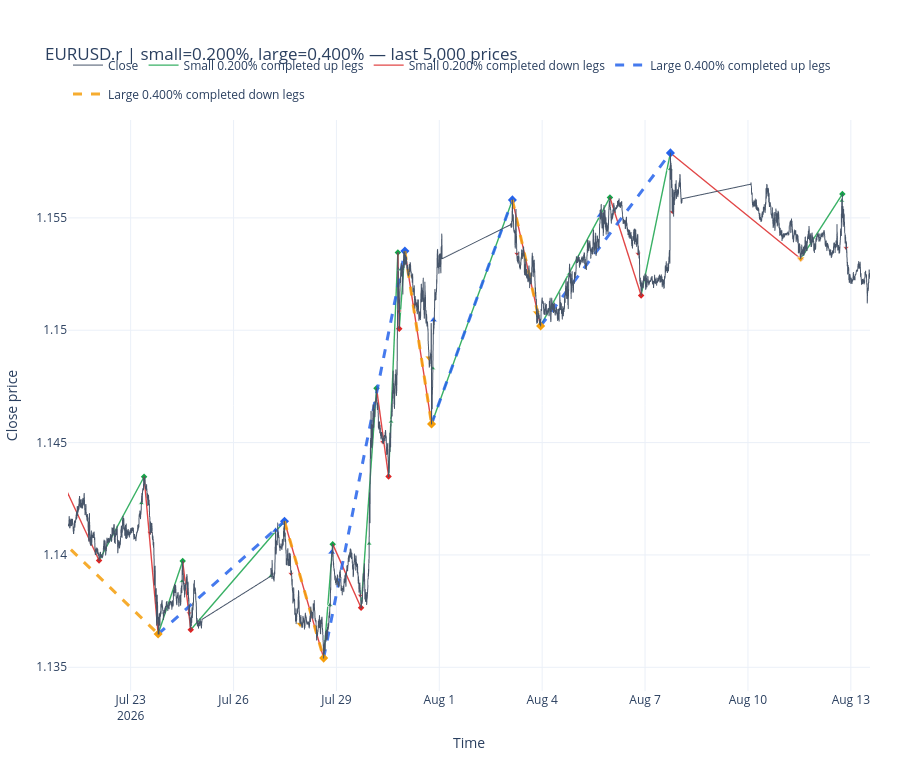

Write notebook code for a chart like this one.
### Markdown cell above
## Overlay both completed-event ledgers

Color and line style encode both scale and direction:

- small up: green solid; small down: red solid;
- large up: blue dashed; large down: orange dashed.

Large legs are thicker. Triangles mark the new live direction at confirmation; diamonds are retrospective ending extremes.

### Code cell
event_fig = plot_two_threshold_directional_change(
    prices=prices,
    small_events=small_events,
    large_events=large_events,
    small_theta=SMALL_THETA,
    large_theta=LARGE_THETA,
    n_prices=N_PRICES,
    title=f"{SYMBOL} | small={SMALL_THETA:.3%}, large={LARGE_THETA:.3%}",
)
event_fig.show()

### Figure 1 — Plotly figure (JSON) as saved in the notebook; plotly's stock layout.template omitted (floating-point values rounded to 4 significant figures; data arrays with more than 128 entries replaced by an {"elided": "..."} marker saying what was removed)
{"data": [{"hovertemplate": "time=%{x}<br>close=%{y:.5f}<extra></extra>", "line": {"color": "#475569", "width": 1.0}, "mode": "lines", "name": "Close", "x": {"elided": "5000 str values"}, "y": {"elided": "5000 float values"}, "type": "scattergl"}, {"hoverinfo": "skip", "legendgroup": "small_up", "line": {"color": "#16a34a", "dash": "solid", "width": 1.4}, "mode": "lines", "name": "Small 0.200% completed up legs", "opacity": 0.85, "x": ["2026-07-22T01:55:00+02:00", "2026-07-23T09:25:00+02:00", null, "2026-07-23T19:15:00+02:00", "2026-07-24T12:25:00+02:00", null, "2026-07-24T18:05:00+02:00", "2026-07-27T11:40:00+02:00", null, "2026-07-28T15:05:00+02:00", "2026-07-28T21:25:00+02:00", null, "2026-07-29T17:15:00+02:00", "2026-07-30T04:05:00+02:00", null, "2026-07-30T12:30:00+02:00", "2026-07-30T19:00:00+02:00", null, "2026-07-30T20:00:00+02:00", "2026-07-30T23:55:00+02:00", null, "2026-07-31T18:35:00+02:00", "2026-08-03T03:10:00+02:00", null, "2026-08-03T22:55:00+02:00", "2026-08-05T23:25:00+02:00", null, "2026-08-06T21:15:00+02:00", "2026-08-07T17:45:00+02:00", null, "2026-08-11T12:55:00+02:00", "2026-08-12T18:05:00+02:00", null], "y": [1.14, 1.143, null, 1.136, 1.14, null, 1.137, 1.141, null, 1.135, 1.14, null, 1.138, 1.147, null, 1.143, 1.153, null, 1.15, 1.154, null, 1.146, 1.156, null, 1.15, 1.156, null, 1.152, 1.158, null, 1.153, 1.156, null], "type": "scatter"}, {"customdata": [["S2276", 1.636, 378, 8.658e-06, "2026-07-23T13:35:00+02:00"], ["S2278", 1.43, 206, 1.388e-05, "2026-07-24T16:55:00+02:00"], ["S2280", 2.125, 211, 2.014e-05, "2026-07-27T16:10:00+02:00"], ["S2282", 2.233, 76, 5.875e-05, "2026-07-29T16:40:00+02:00"], ["S2284", 4.294, 129, 6.657e-05, "2026-07-30T08:15:00+02:00"], ["S2286", 4.359, 78, 0.0001118, "2026-07-30T19:50:00+02:00"], ["S2288", 1.5, 47, 6.383e-05, "2026-07-31T06:45:00+02:00"], ["S2290", 4.351, 103, 8.448e-05, "2026-08-03T06:15:00+02:00"], ["S2292", 2.487, 581, 8.56e-06, "2026-08-06T19:05:00+02:00"], ["S2294", 2.753, 245, 2.247e-05, "2026-08-07T19:00:00+02:00"], ["S2296", 1.249, 350, 7.136e-06, "2026-08-12T20:40:00+02:00"]], "hovertemplate": "Small up ending EXT<br>time=%{x}<br>price=%{y:.5f}<br>event=%{customdata[0]}<br>TMV=%{customdata[1]:.4f}<br>T=%{customdata[2]} bars<br>R=%{customdata[3]:.3e}<br>known at=%{customdata[4]}<extra></extra>", "legendgroup": "small_up", "marker": {"color": "#16a34a", "size": 5, "symbol": "diamond"}, "mode": "markers", "name": "Small up ending EXT", "showlegend": false, "x": ["2026-07-23T09:25:00.000000", "2026-07-24T12:25:00.000000", "2026-07-27T11:40:00.000000", "2026-07-28T21:25:00.000000", "2026-07-30T04:05:00.000000", "2026-07-30T19:00:00.000000", "2026-07-30T23:55:00.000000", "2026-08-03T03:10:00.000000", "2026-08-05T23:25:00.000000", "2026-08-07T17:45:00.000000", "2026-08-12T18:05:00.000000"], "y": [1.143, 1.14, 1.141, 1.14, 1.147, 1.153, 1.154, 1.156, 1.156, 1.158, 1.156], "type": "scatter"}, {"customdata": [["S2276", 1.636, 378, 8.658e-06, "2026-07-23T09:25:00+02:00"], ["S2278", 1.43, 206, 1.388e-05, "2026-07-24T12:25:00+02:00"], ["S2280", 2.125, 211, 2.014e-05, "2026-07-27T11:40:00+02:00"], ["S2282", 2.233, 76, 5.875e-05, "2026-07-28T21:25:00+02:00"], ["S2284", 4.294, 129, 6.657e-05, "2026-07-30T04:05:00+02:00"], ["S2286", 4.359, 78, 0.0001118, "2026-07-30T19:00:00+02:00"], ["S2288", 1.5, 47, 6.383e-05, "2026-07-30T23:55:00+02:00"], ["S2290", 4.351, 103, 8.448e-05, "2026-08-03T03:10:00+02:00"], ["S2292", 2.487, 581, 8.56e-06, "2026-08-05T23:25:00+02:00"], ["S2294", 2.753, 245, 2.247e-05, "2026-08-07T17:45:00+02:00"], ["S2296", 1.249, 350, 7.136e-06, "2026-08-12T18:05:00+02:00"]], "hovertemplate": "Small down DCC<br>time=%{x}<br>price=%{y:.5f}<br>completed event=%{customdata[0]}<br>TMV=%{customdata[1]:.4f}<br>T=%{customdata[2]} bars<br>R=%{customdata[3]:.3e}<br>confirmed EXT time=%{customdata[4]}<extra></extra>", "legendgroup": "small_down", "marker": {"color": "#dc2626", "line": {"color": "white", "width": 0.75}, "size": 5, "symbol": "triangle-down"}, "mode": "markers", "name": "Small down DCC", "showlegend": false, "x": ["2026-07-23T13:35:00.000000", "2026-07-24T16:55:00.000000", "2026-07-27T16:10:00.000000", "2026-07-29T16:40:00.000000", "2026-07-30T08:15:00.000000", "2026-07-30T19:50:00.000000", "2026-07-31T06:45:00.000000", "2026-08-03T06:15:00.000000", "2026-08-06T19:05:00.000000", "2026-08-07T19:00:00.000000", "2026-08-12T20:40:00.000000"], "y": [1.141, 1.137, 1.139, 1.138, 1.145, 1.151, 1.151, 1.153, 1.153, 1.155, 1.154], "type": "scatter"}, {"hoverinfo": "skip", "legendgroup": "small_down", "line": {"color": "#dc2626", "dash": "solid", "width": 1.4}, "mode": "lines", "name": "Small 0.200% completed down legs", "opacity": 0.85, "x": ["2026-07-20T12:30:00+02:00", "2026-07-22T01:55:00+02:00", null, "2026-07-23T09:25:00+02:00", "2026-07-23T19:15:00+02:00", null, "2026-07-24T12:25:00+02:00", "2026-07-24T18:05:00+02:00", null, "2026-07-27T11:40:00+02:00", "2026-07-28T15:05:00+02:00", null, "2026-07-28T21:25:00+02:00", "2026-07-29T17:15:00+02:00", null, "2026-07-30T04:05:00+02:00", "2026-07-30T12:30:00+02:00", null, "2026-07-30T19:00:00+02:00", "2026-07-30T20:00:00+02:00", null, "2026-07-30T23:55:00+02:00", "2026-07-31T18:35:00+02:00", null, "2026-08-03T03:10:00+02:00", "2026-08-03T22:55:00+02:00", null, "2026-08-05T23:25:00+02:00", "2026-08-06T21:15:00+02:00", null, "2026-08-07T17:45:00+02:00", "2026-08-11T12:55:00+02:00", null], "y": [1.145, 1.14, null, 1.143, 1.136, null, 1.14, 1.137, null, 1.141, 1.135, null, 1.14, 1.138, null, 1.147, 1.143, null, 1.153, 1.15, null, 1.154, 1.146, null, 1.156, 1.15, null, 1.156, 1.152, null, 1.158, 1.153, null], "type": "scatter"}, {"customdata": [["S2275", 2.24, 449, 9.98e-06, "2026-07-23T07:30:00+02:00"], ["S2277", 3.061, 118, 5.188e-05, "2026-07-24T12:00:00+02:00"], ["S2279", 1.342, 68, 3.948e-05, "2026-07-27T02:00:00+02:00"], ["S2281", 2.668, 329, 1.622e-05, "2026-07-28T19:25:00+02:00"], ["S2283", 1.241, 237, 1.047e-05, "2026-07-29T22:55:00+02:00"], ["S2285", 1.713, 101, 3.391e-05, "2026-07-30T14:15:00+02:00"], ["S2287", 1.469, 12, 0.0002449, "2026-07-30T21:00:00+02:00"], ["S2289", 3.333, 224, 2.976e-05, "2026-07-31T19:30:00+02:00"], ["S2291", 2.427, 237, 2.048e-05, "2026-08-04T19:00:00+02:00"], ["S2293", 1.886, 261, 1.445e-05, "2026-08-07T17:30:00+02:00"], ["S2295", 2.034, 515, 7.899e-06, "2026-08-12T17:40:00+02:00"]], "hovertemplate": "Small down ending EXT<br>time=%{x}<br>price=%{y:.5f}<br>event=%{customdata[0]}<br>TMV=%{customdata[1]:.4f}<br>T=%{customdata[2]} bars<br>R=%{customdata[3]:.3e}<br>known at=%{customdata[4]}<extra></extra>", "legendgroup": "small_down", "marker": {"color": "#dc2626", "size": 5, "symbol": "diamond"}, "mode": "markers", "name": "Small down ending EXT", "showlegend": false, "x": ["2026-07-22T01:55:00.000000", "2026-07-23T19:15:00.000000", "2026-07-24T18:05:00.000000", "2026-07-28T15:05:00.000000", "2026-07-29T17:15:00.000000", "2026-07-30T12:30:00.000000", "2026-07-30T20:00:00.000000", "2026-07-31T18:35:00.000000", "2026-08-03T22:55:00.000000", "2026-08-06T21:15:00.000000", "2026-08-11T12:55:00.000000"], "y": [1.14, 1.136, 1.137, 1.135, 1.138, 1.143, 1.15, 1.146, 1.15, 1.152, 1.153], "type": "scatter"}, {"customdata": [["S2275", 2.24, 449, 9.98e-06, "2026-07-22T01:55:00+02:00"], ["S2277", 3.061, 118, 5.188e-05, "2026-07-23T19:15:00+02:00"], ["S2279", 1.342, 68, 3.948e-05, "2026-07-24T18:05:00+02:00"], ["S2281", 2.668, 329, 1.622e-05, "2026-07-28T15:05:00+02:00"], ["S2283", 1.241, 237, 1.047e-05, "2026-07-29T17:15:00+02:00"], ["S2285", 1.713, 101, 3.391e-05, "2026-07-30T12:30:00+02:00"], ["S2287", 1.469, 12, 0.0002449, "2026-07-30T20:00:00+02:00"], ["S2289", 3.333, 224, 2.976e-05, "2026-07-31T18:35:00+02:00"], ["S2291", 2.427, 237, 2.048e-05, "2026-08-03T22:55:00+02:00"], ["S2293", 1.886, 261, 1.445e-05, "2026-08-06T21:15:00+02:00"], ["S2295", 2.034, 515, 7.899e-06, "2026-08-11T12:55:00+02:00"]], "hovertemplate": "Small up DCC<br>time=%{x}<br>price=%{y:.5f}<br>completed event=%{customdata[0]}<br>TMV=%{customdata[1]:.4f}<br>T=%{customdata[2]} bars<br>R=%{customdata[3]:.3e}<br>confirmed EXT time=%{customdata[4]}<extra></extra>", "legendgroup": "small_up", "marker": {"color": "#16a34a", "line": {"color": "white", "width": 0.75}, "size": 5, "symbol": "triangle-up"}, "mode": "markers", "name": "Small up DCC", "showlegend": false, "x": ["2026-07-23T07:30:00.000000", "2026-07-24T12:00:00.000000", "2026-07-27T02:00:00.000000", "2026-07-28T19:25:00.000000", "2026-07-29T22:55:00.000000", "2026-07-30T14:15:00.000000", "2026-07-30T21:00:00.000000", "2026-07-31T19:30:00.000000", "2026-08-04T19:00:00.000000", "2026-08-07T17:30:00.000000", "2026-08-12T17:40:00.000000"], "y": [1.142, 1.139, 1.139, 1.138, 1.141, 1.146, 1.153, 1.148, 1.153, 1.157, 1.156], "type": "scatter"}, {"hoverinfo": "skip", "legendgroup": "large_up", "line": {"color": "#2563eb", "dash": "dash", "width": 3.0}, "mode": "lines", "name": "Large 0.400% completed up legs", "opacity": 0.85, "x": ["2026-07-23T19:15:00+02:00", "2026-07-27T11:40:00+02:00", null, "2026-07-28T15:05:00+02:00", "2026-07-30T23:55:00+02:00", null, "2026-07-31T18:35:00+02:00", "2026-08-03T03:10:00+02:00", null, "2026-08-03T22:55:00+02:00", "2026-08-07T17:45:00+02:00", null], "y": [1.136, 1.141, null, 1.135, 1.154, null, 1.146, 1.156, null, 1.15, 1.158, null], "type": "scatter"}, {"customdata": [["L718", 1.104, 485, 9.108e-06, "2026-07-27T22:35:00+02:00"], ["L720", 3.988, 680, 2.346e-05, "2026-07-31T16:45:00+02:00"], ["L722", 2.175, 103, 8.448e-05, "2026-08-03T20:00:00+02:00"], ["L724", 1.674, 1087, 6.159e-06, "2026-08-11T12:55:00+02:00"]], "hovertemplate": "Large up ending EXT<br>time=%{x}<br>price=%{y:.5f}<br>event=%{customdata[0]}<br>TMV=%{customdata[1]:.4f}<br>T=%{customdata[2]} bars<br>R=%{customdata[3]:.3e}<br>known at=%{customdata[4]}<extra></extra>", "legendgroup": "large_up", "marker": {"color": "#2563eb", "size": 7, "symbol": "diamond"}, "mode": "markers", "name": "Large up ending EXT", "showlegend": false, "x": ["2026-07-27T11:40:00.000000", "2026-07-30T23:55:00.000000", "2026-08-03T03:10:00.000000", "2026-08-07T17:45:00.000000"], "y": [1.141, 1.154, 1.156, 1.158], "type": "scatter"}, {"customdata": [["L718", 1.104, 485, 9.108e-06, "2026-07-27T11:40:00+02:00"], ["L720", 3.988, 680, 2.346e-05, "2026-07-30T23:55:00+02:00"], ["L722", 2.175, 103, 8.448e-05, "2026-08-03T03:10:00+02:00"], ["L724", 1.674, 1087, 6.159e-06, "2026-08-07T17:45:00+02:00"]], "hovertemplate": "Large down DCC<br>time=%{x}<br>price=%{y:.5f}<br>completed event=%{customdata[0]}<br>TMV=%{customdata[1]:.4f}<br>T=%{customdata[2]} bars<br>R=%{customdata[3]:.3e}<br>confirmed EXT time=%{customdata[4]}<extra></extra>", "legendgroup": "large_down", "marker": {"color": "#f59e0b", "line": {"color": "white", "width": 0.75}, "size": 7, "symbol": "triangle-down"}, "mode": "markers", "name": "Large down DCC", "showlegend": false, "x": ["2026-07-27T22:35:00.000000", "2026-07-31T16:45:00.000000", "2026-08-03T20:00:00.000000", "2026-08-11T12:55:00.000000"], "y": [1.137, 1.149, 1.151, 1.153], "type": "scatter"}, {"hoverinfo": "skip", "legendgroup": "large_down", "line": {"color": "#f59e0b", "dash": "dash", "width": 3.0}, "mode": "lines", "name": "Large 0.400% completed down legs", "opacity": 0.85, "x": ["2026-07-15T23:30:00+02:00", "2026-07-23T19:15:00+02:00", null, "2026-07-27T11:40:00+02:00", "2026-07-28T15:05:00+02:00", null, "2026-07-30T23:55:00+02:00", "2026-07-31T18:35:00+02:00", null, "2026-08-03T03:10:00+02:00", "2026-08-03T22:55:00+02:00", null], "y": [1.148, 1.136, null, 1.141, 1.135, null, 1.154, 1.146, null, 1.156, 1.15, null], "type": "scatter"}, {"customdata": [["L717", 2.517, 1675, 6.012e-06, "2026-07-27T05:25:00+02:00"], ["L719", 1.334, 329, 1.622e-05, "2026-07-28T20:40:00+02:00"], ["L721", 1.667, 224, 2.976e-05, "2026-07-31T19:55:00+02:00"], ["L723", 1.213, 237, 2.048e-05, "2026-08-05T16:30:00+02:00"]], "hovertemplate": "Large down ending EXT<br>time=%{x}<br>price=%{y:.5f}<br>event=%{customdata[0]}<br>TMV=%{customdata[1]:.4f}<br>T=%{customdata[2]} bars<br>R=%{customdata[3]:.3e}<br>known at=%{customdata[4]}<extra></extra>", "legendgroup": "large_down", "marker": {"color": "#f59e0b", "size": 7, "symbol": "diamond"}, "mode": "markers", "name": "Large down ending EXT", "showlegend": false, "x": ["2026-07-23T19:15:00.000000", "2026-07-28T15:05:00.000000", "2026-07-31T18:35:00.000000", "2026-08-03T22:55:00.000000"], "y": [1.136, 1.135, 1.146, 1.15], "type": "scatter"}, {"customdata": [["L717", 2.517, 1675, 6.012e-06, "2026-07-23T19:15:00+02:00"], ["L719", 1.334, 329, 1.622e-05, "2026-07-28T15:05:00+02:00"], ["L721", 1.667, 224, 2.976e-05, "2026-07-31T18:35:00+02:00"], ["L723", 1.213, 237, 2.048e-05, "2026-08-03T22:55:00+02:00"]], "hovertemplate": "Large up DCC<br>time=%{x}<br>price=%{y:.5f}<br>completed event=%{customdata[0]}<br>TMV=%{customdata[1]:.4f}<br>T=%{customdata[2]} bars<br>R=%{customdata[3]:.3e}<br>confirmed EXT time=%{customdata[4]}<extra></extra>", "legendgroup": "large_up", "marker": {"color": "#2563eb", "line": {"color": "white", "width": 0.75}, "size": 7, "symbol": "triangle-up"}, "mode": "markers", "name": "Large up DCC", "showlegend": false, "x": ["2026-07-27T05:25:00.000000", "2026-07-28T20:40:00.000000", "2026-07-31T19:55:00.000000", "2026-08-05T16:30:00.000000"], "y": [1.141, 1.14, 1.15, 1.155], "type": "scatter"}], "layout": {"legend": {"orientation": "h", "yanchor": "bottom", "y": 1.02, "xanchor": "left", "x": 0.0}, "margin": {"l": 60, "r": 30, "t": 120, "b": 60}, "title": {"text": "EURUSD.r | small=0.200%, large=0.400% — last 5,000 prices"}, "height": 760, "hovermode": "closest", "xaxis": {"title": {"text": "Time"}, "range": ["2026-07-21T04:10:00+02:00", "2026-08-13T13:25:00+02:00"], "showspikes": true, "spikemode": "across"}, "yaxis": {"title": {"text": "Close price"}, "fixedrange": false, "showspikes": true}}}
